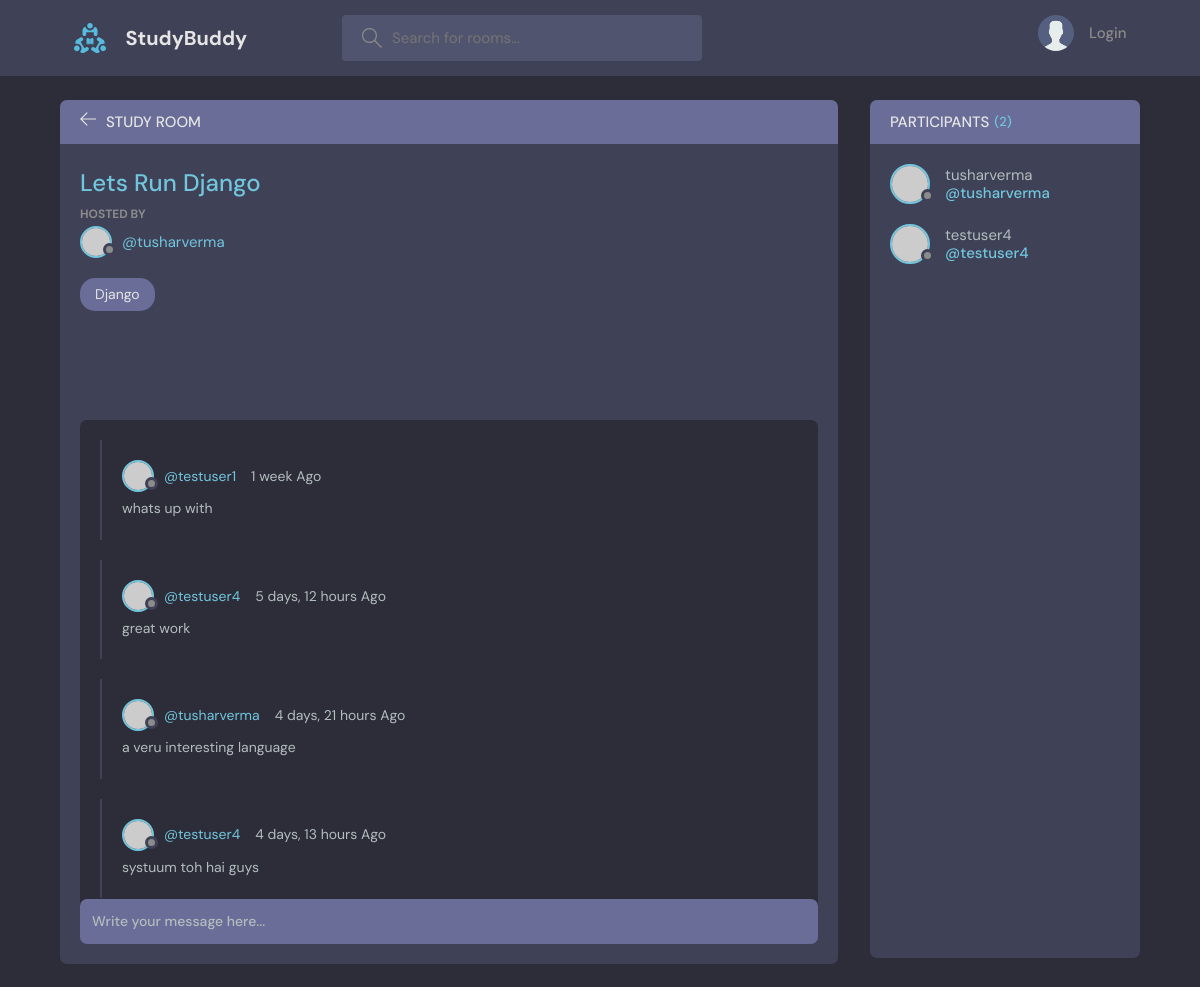
The page /room/1/ on the database its author committed.
### base/models.py (models this page shows, shortened)
class Room(models.Model):
    host = models.ForeignKey(User, on_delete=models.SET_NULL, null=True)
    topic =  models.ForeignKey(Topic, on_delete=models.SET_NULL, null=True)
    name = models.CharField(max_length=200)
    description = models.TextField(null=True, blank= True)
    participants = models.ManyToManyField(User, related_name='participants', blank=True)
    updated = models.DateTimeField(auto_now=True)
    created = models.DateTimeField(auto_now_add=True)
    class Meta:
        ordering = ["-updated", '-created']

class Topic(models.Model):
    name = models.CharField(max_length=200)
    def __str__(self):
        return self.name

class Message(models.Model):
    user = models.ForeignKey(User, on_delete=models.CASCADE)
    room = models.ForeignKey(Room, on_delete=models.CASCADE)
    body = models.TextField()
    updated = models.DateTimeField(auto_now=True)
    created = models.DateTimeField(auto_now_add=True)
    class Meta:
        ordering = ["-updated", '-created']

### base/views.py (the view, shortened to what this page needs)
# urls.py: path('room/<str:pk>/', views.room, name = "room"),
def room(request, pk):
    room = Room.objects.get(id=pk)
    room_messages = room.message_set.all().order_by()
    participants = room.participants.all()
    context = {'room': room, 'room_messages': room_messages, 'participants': participants}
    return render(request, 'room.html', context)

### templates/room.html (shortened to what this page needs)
{% extends 'main.html' %}
 {% block content %}
    <main class="profile-page layout layout--2">
      <div class="container">
        <div class="room">
          <div class="room__top">
            <div class="room__topLeft">
              <a href="{% url 'home'%}">
                <svg version="1.1" xmlns="http://www.w3.org/2000/svg" width="32" height="32" viewBox="0 0 32 32">
                  <title>arrow-left</title>
                  <path
                    d="M13.723 2.286l-13.723 13.714 13.719 13.714 1.616-1.611-10.96-10.96h27.625v-2.286h-27.625l10.965-10.965-1.616-1.607z"
                  ></path>
                </svg>
              </a>
              <h3>Study Room</h3>
            </div>
          </div>
          <div class="room__box scroll">
            <div class="room__header scroll">
              <div class="room__info">
                <h3>{{room.name}}</h3>
              </div>
              <div class="room__hosted">
                <p>Hosted By</p>
                <a href="{% url 'user-profile' room.host.id %}" class="room__author">
                  <div class="avatar avatar--small">
                    <img src="https://randomuser.me/api/portraits/men/37.jpg" />
                  </div>
                  <span>@{{room.host.username}}</span>
                </a>
              </div>
              <span class="room__topics">{{room.topic}}</span>
            </div>
            <div class="room__conversation">
              <div class="threads scroll">
                {% for message in room_messages %}
                <div class="thread">
                  <div class="thread__top">
                    <div class="thread__author">
                      <a href="{% url 'user-profile' message.user.id %}" class="thread__authorInfo">
                        <div class="avatar avatar--small">
                          <img src="https://randomuser.me/api/portraits/men/37.jpg" />
                        </div>
                        <span>@{{message.user.username}}</span>
                      </a>
                      <span class="thread__date">{{message.created|timesince}} Ago</span>
                    </div>
                  </div>
                  <div class="thread__details">
                    {{message.body}}
                  </div>
                </div>
                {% endfor %}
              </div>
            </div>
          </div>
          <div class="room__message">
            <form action="" method="POST">
              <input name="body" placeholder="Write your message here..." /></form>
          </div>
        </div>
        <div class="participants">
          <h3 class="participants__top">Participants <span>({{participants.count}})</span></h3>
          <div class="participants__list scroll">
           {% for user in participants %}
            <a href="{% url 'user-profile' user.id%}" class="participant">
              <div class="avatar avatar--medium">
                <img src="https://randomuser.me/api/portraits/men/37.jpg" />
              </div>
              <p>
                {{user.username}}
                <span>@{{user.username}}</span>
              </p>
            </a>
            {% endfor %}
          </div>
        </div>
      </div>
    </main>
{% endblock %}

### rows shown on the page
Room: name "Lets Run Django", host.username "tusharverma", topic "Django"
Message: user.username "testuser1", created "1 week", body "whats up with"
Message: user.username "testuser4", created "5 days, 12 hours", body "great work"
Message: user.username "tusharverma", created "4 days, 21 hours", body "a veru interesting language"
Message: user.username "testuser4", created "4 days, 13 hours", body "systuum toh hai guys"

### other values the page prints
{{ participants.count }} "2"
{{ user.username }} "tusharverma"
{{ user.username }} "testuser4"
